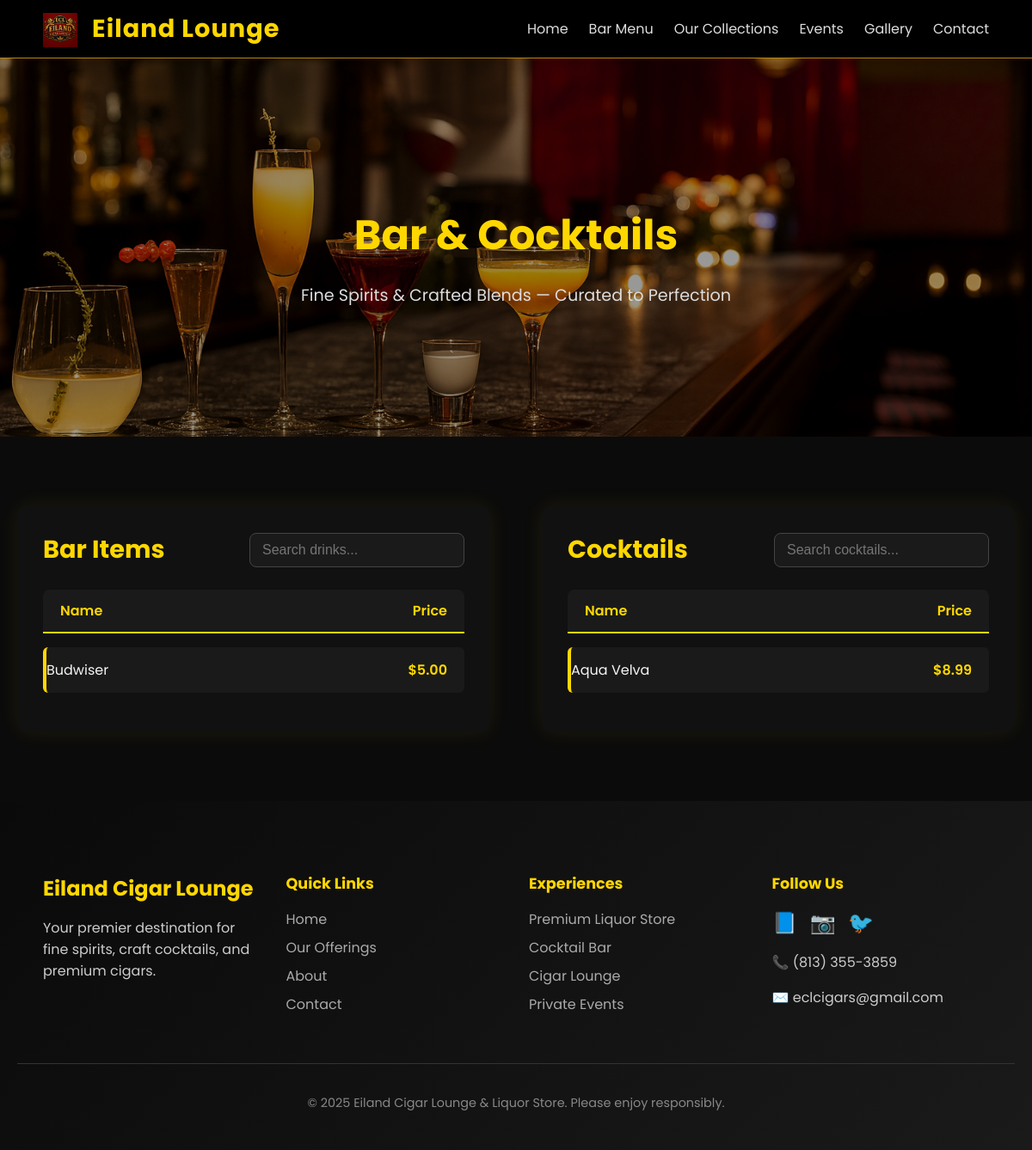
The app's page /bar_and_cocktail/ with its own data.
### eclstore/models.py (models this page shows, shortened)
class Drink(models.Model):
    CATEGORY_CHOICES = [
        ('bar', 'Bar'),
        ('cocktail', 'Cocktail'),
    ]
    name = models.CharField(max_length=150)
    category = models.CharField(max_length=20, choices=CATEGORY_CHOICES)
    price = models.DecimalField(max_digits=8, decimal_places=2, null=True, blank=True)
    description = models.TextField(blank=True, null=True)
    order = models.PositiveIntegerField(default=0)
    is_active = models.BooleanField(default=True)
    created_at = models.DateTimeField(auto_now_add=True)
    class Meta:
        ordering = ['order', 'name']
        verbose_name = "Drink"
        verbose_name_plural = "Drinks"

### eclstore/views.py (the view)
# urls.py: path("bar_and_cocktail/",views.bar_and_cocktail, name="bar_and_cocktail"),
def bar_and_cocktail(request):
    hero_image = "images/bar.png"
    drinks = Drink.objects.filter(category="bar", is_active=True).order_by("order")
    cocktails = Drink.objects.filter(category="cocktail", is_active=True).order_by("order")
    return render(request, "offerings/bar.html", {
        "hero_image": hero_image,
        "drinks": drinks,
        "cocktails": cocktails,
    })

### eclstore/templates/offerings/bar.html (shortened to what this page needs)
{% extends 'offerings/base_inner.html' %}
{% load static %}
{% block extra_css %}
<link rel="stylesheet" href="{% static 'style/css/bar_cocktail/bar_cocktail.css' %}">
{% endblock %}
{% block content %}
<section class="barcocktail-hero" style="background-image: url('{% static hero_image %}'); background-size: cover; background-position: center;">
  <div class="barcocktail-hero-overlay">
    <h1>Bar & Cocktails</h1>
    <p>Fine Spirits & Crafted Blends — Curated to Perfection</p>
  </div>
</section>
<section class="barcocktail-section">
  <div class="barcocktail-container">
    <div class="bar-menu">
      <div class="bar-header">
        <h2>Bar Items</h2>
        <input type="text" id="barSearch" placeholder="Search drinks..." onkeyup="filterItems('barSearch','barItems')">
      </div>
      <div class="bar-header-row">
        <span class="header-name">Name</span>
        <span class="header-price">Price</span>
      </div>
      <ul id="barItems">
        {% for drink in drinks %}
        <li class="bar-item">
          <span class="item-name">{{ drink.name }}</span>
          {% if drink.price %}
            <span class="item-price">${{ drink.price|floatformat:2 }}</span>
          {% else %}
            <span class="item-price">—</span>
          {% endif %}
        </li>
        {% empty %}
        <li class="bar-item empty">No drinks available right now.</li>
        {% endfor %}
      </ul>
    </div>
    <div class="cocktail-menu">
      <div class="cocktail-header">
        <h2>Cocktails</h2>
        <input type="text" id="cocktailSearch" placeholder="Search cocktails..." onkeyup="filterItems('cocktailSearch','cocktailItems')">
      </div>
      <div class="cocktail-header-row">
        <span class="header-name">Name</span>
        <span class="header-price">Price</span>
      </div>
      <ul id="cocktailItems">
        {% for cocktail in cocktails %}
        <li class="cocktail-item">
          <span class="item-name">{{ cocktail.name }}</span>
          {% if cocktail.price %}
            <span class="item-price">${{ cocktail.price|floatformat:2 }}</span>
          {% else %}
            <span class="item-price">—</span>
          {% endif %}
        </li>
        {% empty %}
        <li class="cocktail-item empty">No cocktails available right now.</li>
        {% endfor %}
      </ul>
    </div>
  </div>
</section>
{% endblock %}

### eclstore/static/style/base.css (style rules this page uses)
body { margin:0%; padding: 0%; margin-top:0%; padding-top:0%; font-family: "Poppins", Arial, Helvetica, sans-serif; }

### eclstore/static/style/css/bar_cocktail/bar_cocktail.css (style rules this page uses)
body { background: #0b0b0b; color: #fff; font-family: "Poppins", sans-serif; margin: 0; padding: 0; }
#barItems, #barItems li, #cocktailItems, #cocktailItems li { list-style: none; padding-left: 0; margin-left: 0; }
.barcocktail-hero { position: relative; height: 55vh; background-size: cover; background-position: center; display: flex; align-items: center; justify-content: center; text-align: center; }
.barcocktail-hero::after { content: ""; position: absolute; inset: 0; background: rgba(0, 0, 0, 0.4); }
.barcocktail-hero-overlay { position: relative; z-index: 2; max-width: 700px; padding: 0 20px; }
.barcocktail-hero h1 { font-size: 3rem; font-weight: 700; color: gold; margin-bottom: 0.5rem; }
.barcocktail-hero p { color: #ddd; font-size: 1.2rem; }
.barcocktail-section { padding: 80px 20px; }
.barcocktail-container { display: grid; grid-template-columns: 1fr 1fr; gap: 60px; max-width: 1200px; margin: 0 auto; }
.bar-menu, .cocktail-menu { background: #111; border-radius: 12px; padding: 30px; box-shadow: 0 0 25px rgba(255, 215, 0, 0.08); }
.bar-header, .cocktail-header { display: flex; justify-content: space-between; align-items: center; margin-bottom: 25px; flex-wrap: wrap; gap: 10px; }
.bar-header h2, .cocktail-header h2 { font-size: 1.8rem; color: gold; font-weight: 700; margin: 0; }
.bar-header input, .cocktail-header input { flex: 1; max-width: 220px; padding: 10px 14px; border-radius: 8px; border: 1px solid #444; background-color: #1a1a1a; color: #f5f5f5; font-size: 1rem; outline: none; transition: 0.3s; }
.bar-header-row, .cocktail-header-row { display: flex; justify-content: space-between; background: #1a1a1a; border-bottom: 2px solid gold; padding: 12px 20px; border-radius: 8px 8px 0 0; font-weight: 600; color: gold; margin-bottom: 10px; }
.bar-item, .cocktail-item { display: flex; justify-content: space-between; align-items: center; background: #1a1a1a; padding: 14px 20px; margin-bottom: 8px; border-left: 4px solid gold; border-radius: 6px; transition: 0.3s; }
.item-name { flex: 1; color: #f5f5f5; font-size: 1rem; }
.item-price { color: gold; font-weight: 600; width: 80px; text-align: right; }

### records on screen
Drink: name "Budwiser", price "5.00"
Drink: name "Aqua Velva", price "8.99"
